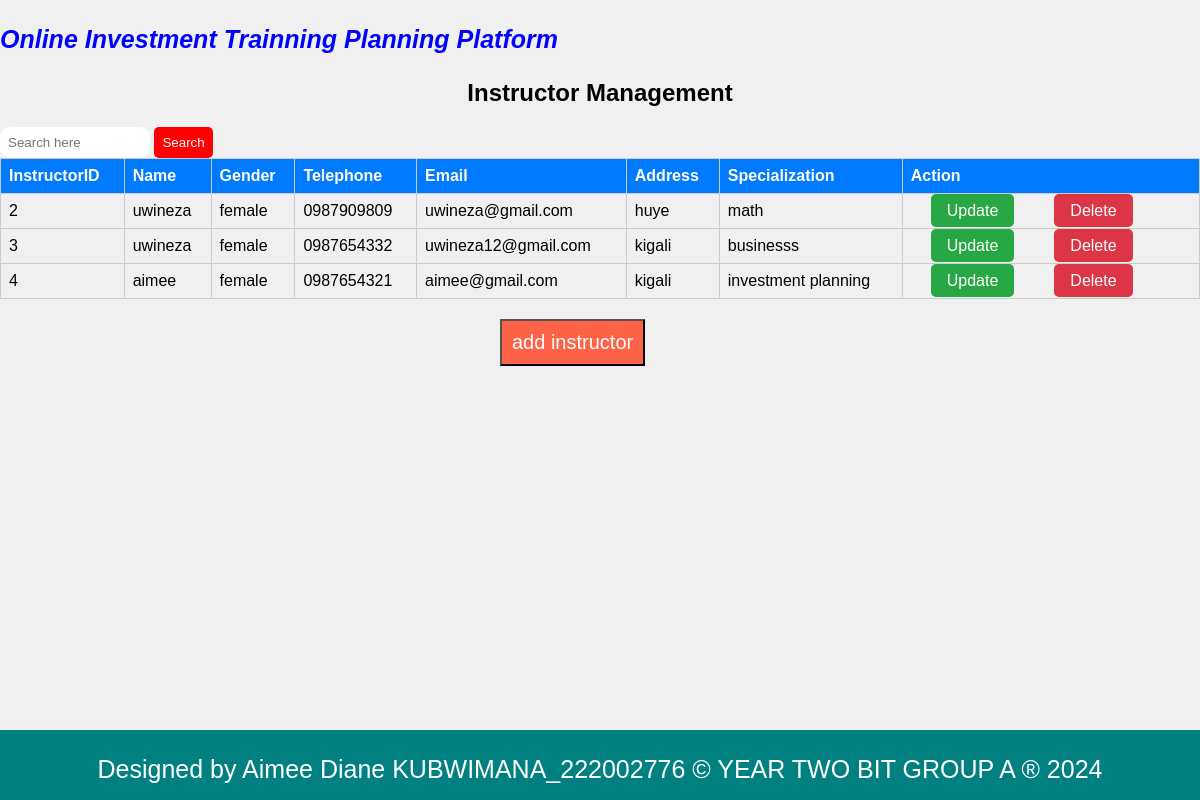
Page /instructor_table.php on the committed database.
### tables this page shows
CREATE TABLE `instructors` (
  `InstructorID` int(11) NOT NULL,
  `Name` varchar(100) NOT NULL,
  `gender` varchar(100) DEFAULT NULL,
  `telephone` varchar(100) DEFAULT NULL,
  `Email` varchar(100) NOT NULL,
  `address` varchar(100) DEFAULT NULL,
  `Specialization` varchar(100) DEFAULT NULL,
  `password` varchar(200) NOT NULL
);

### instructor_table.php (the view, shortened to what this page needs)
<!DOCTYPE html>
<html lang="en">
<head>
</head>
<body>
<p style="font-weight: bold;font-size: 25px;align-items: center;color: blue;"><i>Online Investment Trainning Planning Platform</i></p>
<h2 style="text-align: center;">Instructor Management</h2>
<div class="search-bar">
            <form action="search.php" method="GET">
                <input type="search" name="query" placeholder="Search here" />
                <button type="submit">Search</button>
            </form></div>
<table>
    <thead>
        <tr><th>InstructorID</th>
            <th>Name</th>
            <th>Gender</th>
            <th>Telephone</th>
            <th>Email</th>
            <th>Address</th>
            <th>Specialization</th>
            <th colspan="2">Action</th>
        </tr>
    </thead>
    <tbody>
        <?php
        include('db_connection.php');
        $sql = "SELECT * FROM instructors";
        $result = $conn->query($sql);
        if ($result->num_rows > 0) {
            while($row = $result->fetch_assoc()) {
                echo "<tr>";
                echo "<td>".$row["InstructorID"]."</td>";
                echo "<td>".$row["Name"]."</td>";
                echo "<td>".$row["gender"]."</td>";
                echo "<td>".$row["telephone"]."</td>";
                echo "<td>".$row["Email"]."</td>";
                echo "<td>".$row["address"]."</td>";
                echo "<td>".$row["Specialization"]."</td>";
                echo "<td>";
                echo "<a href='update_instructor.php?InstructorID=".$row["InstructorID"]."' class='btn btn-update'>Update</a>";
                echo "<a href='delete_instructor.php?InstructorID=".$row["InstructorID"]."' class='btn btn-delete'>Delete</a>";
                echo "</td>";
                echo "</tr>";
            }
        } else {
            echo "<tr><td colspan='7'>No records found</td></tr>";
        }
        ?>
    </tbody>
</table>
 <button style="background-color: tomato;padding: 10px;margin-left: 500px;" ><a href="instructor.php" style="text-decoration: none;color: white; font-size: 20px;">add instructor</a></button>
<footer>
    <p style="text-align: center;">Designed by Aimee Diane KUBWIMANA_222002776 &copy; YEAR TWO BIT GROUP A &reg; 2024</p>
</footer>
</body>
</html>

### instructor_table.php (style rules this page uses)
body { font-family: Arial, sans-serif; background-color: #f0f0f0; margin: 0; padding: 0; }
table { width: 100%; border-collapse: collapse; margin-bottom: 20px; }
th, td { border: 1px solid #ccc; padding: 8px; text-align: left; }
.search-bar input[type="search"] { width: 150px; padding: 8px; border-radius: 10px; border: none; }
.search-bar button[type="submit"] { background-color: red; color: white; padding: 8px; border: none; border-radius: 5px; cursor: pointer; }
th { background-color: #007bff; color: white; }
.btn { padding: 8px 16px; background-color: #007bff; color: white; border: none; border-radius: 5px; cursor: pointer; text-decoration: none; margin: 20px; }
.btn-delete { background-color: #dc3545; }
.btn-update { background-color: #28a745; }
footer { background-color:teal; text-align: center; width: 100%; height: 70px; color: white; font-size: 25px; position: fixed; bottom: 0; left: 0; }

### rows in the picture
instructors: InstructorID "2", Name "uwineza", gender "female", telephone "0987909809", Email "uwineza@gmail.com", address "huye", Specialization "math"
instructors: InstructorID "3", Name "uwineza", gender "female", telephone "0987654332", Email "uwineza12@gmail.com", address "kigali", Specialization "businesss"
instructors: InstructorID "4", Name "aimee", gender "female", telephone "0987654321", Email "aimee@gmail.com", address "kigali", Specialization "investment planning"
